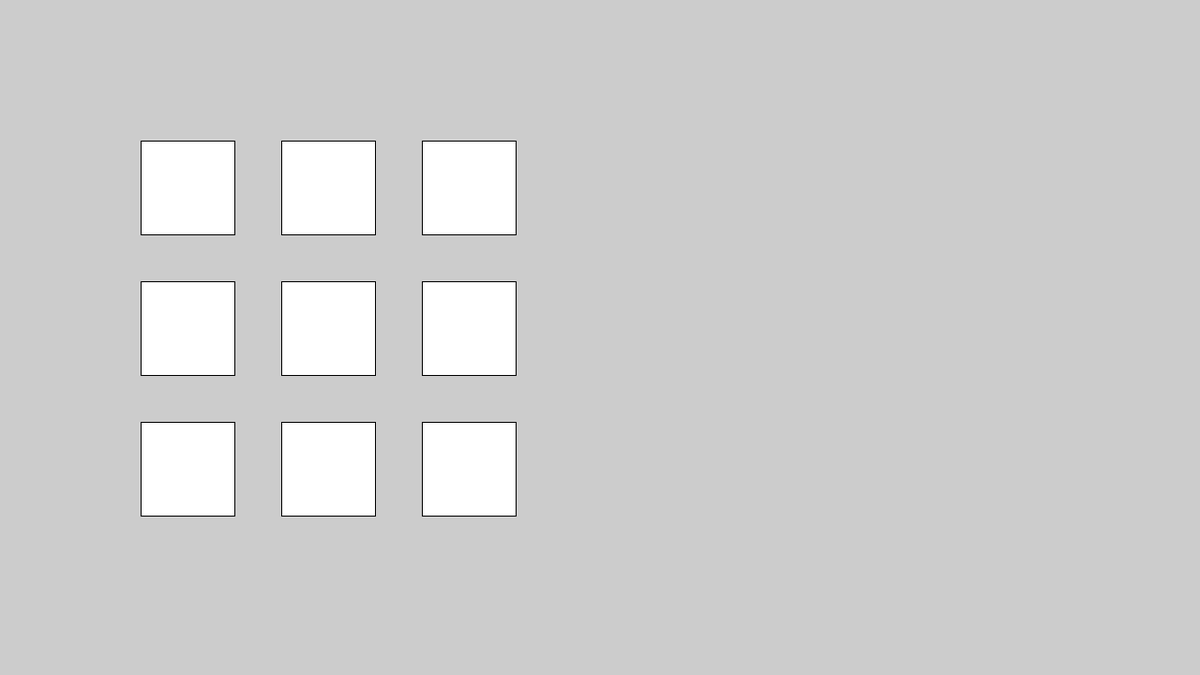
Frame 1 (no input)
Frame 60 (the mouse pressed at the canvas centre just before this capture): identical to frame 1, image omitted
Frame 120 (the mouse held since frame 60 and released just before this capture): identical to frame 1, image omitted

The Processing sketch that drew this single still picture (run headless with seeded random() and noise(); from frame 60 on, the mouse is pressed at the canvas centre):

// Processing sketch: rectangleMatriz_for
// ── rectangleMatriz_for.pde
void setup() {
  size(1280, 720);
}
void draw() {

  for (int i=0; i<3; i++) {
  for(int j=0; j<3; j++){rect(150+(150*i),150+(150*j),100,100);}
  }
  /* for (int i=0; i<3; i++) {
   fill(255, 0, 0);
   rect(150+(150*i), 300, 100, 100);
   }
   for (int i=0; i<3; i++) {
   fill(255, 0, 0);
   rect(150+(150*i), 450, 100, 100);
   }*/
}
